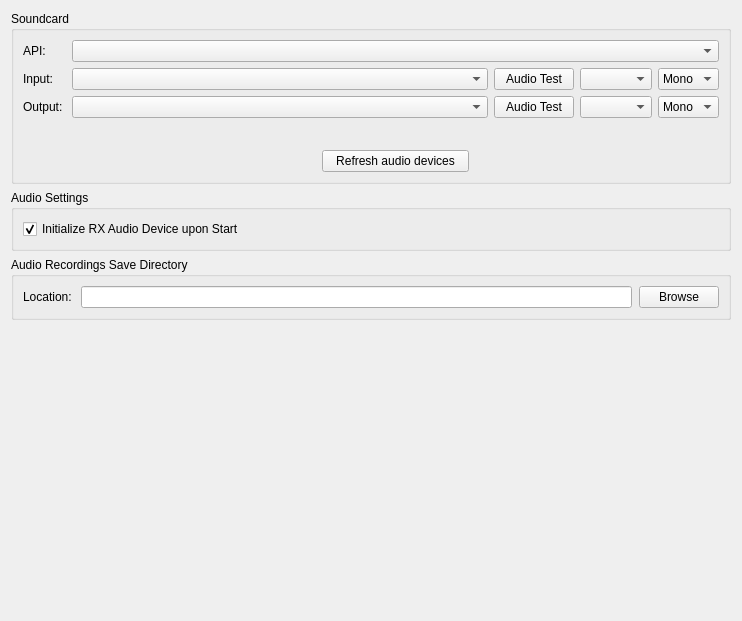
                      <widget class="QWidget" name="scrollAreaWidgetContents_audio_config">
                       <property name="geometry">
                        <rect>
                         <x>0</x>
                         <y>0</y>
                         <width>742</width>
                         <height>621</height>
                        </rect>
                       </property>
                       <layout class="QVBoxLayout" name="verticalLayout_29">
                        <item>
                         <widget class="QGroupBox" name="groupBox_soundcard">
                          <property name="title">
                           <string>Soundcard</string>
                          </property>
                          <layout class="QFormLayout" name="formLayout_3">
                           <item row="0" column="0">
                            <widget class="QLabel" name="label_soundcard_api">
                             <property name="text">
                              <string>API: </string>
                             </property>
                            </widget>
                           </item>
                           <item row="0" column="1">
                            <widget class="QComboBox" name="comboBox_soundcard_api">
                             <property name="sizePolicy">
                              <sizepolicy hsizetype="MinimumExpanding" vsizetype="Fixed">
                               <horstretch>0</horstretch>
                               <verstretch>0</verstretch>
                              </sizepolicy>
                             </property>
                             <property name="toolTip">
                              <string>The API through which Small World Deluxe interacts with via your operating system in order to communicate with any sound/multimedia devices.</string>
                             </property>
                            </widget>
                           </item>
                           <item row="1" column="0">
                            <widget class="QLabel" name="label_soundcard_input">
                             <property name="text">
                              <string>Input: </string>
                             </property>
                            </widget>
                           </item>
                           <item row="1" column="1">
                            <widget class="QFrame" name="frame_input_sound">
                             <property name="sizePolicy">
                              <sizepolicy hsizetype="MinimumExpanding" vsizetype="Preferred">
                               <horstretch>0</horstretch>
                               <verstretch>0</verstretch>
                              </sizepolicy>
                             </property>
                             <property name="frameShape">
                              <enum>QFrame::NoFrame</enum>
                             </property>
                             <property name="frameShadow">
                              <enum>QFrame::Plain</enum>
                             </property>
                             <layout class="QHBoxLayout" name="horizontalLayout_9">
                              <property name="leftMargin">
                               <number>0</number>
                              </property>
                              <property name="topMargin">
                               <number>0</number>
                              </property>
                              <property name="rightMargin">
                               <number>0</number>
                              </property>
                              <property name="bottomMargin">
                               <number>0</number>
                              </property>
                              <item>
                               <widget class="QComboBox" name="comboBox_soundcard_input">
                                <property name="sizePolicy">
                                 <sizepolicy hsizetype="MinimumExpanding" vsizetype="Fixed">
                                  <horstretch>0</horstretch>
                                  <verstretch>0</verstretch>
                                 </sizepolicy>
                                </property>
                                <property name="toolTip">
                                 <string>The input channel for your soundcard, which can be anything from a microphone or in this case, possibly a radio rig.</string>
                                </property>
                               </widget>
                              </item>
                              <item>
                               <widget class="QPushButton" name="pushButton_input_sound_test">
                                <property name="sizePolicy">
                                 <sizepolicy hsizetype="Maximum" vsizetype="Fixed">
                                  <horstretch>0</horstretch>
                                  <verstretch>0</verstretch>
                                 </sizepolicy>
                                </property>
                                <property name="toolTip">
                                 <string>Play an audio sample.</string>
                                </property>
                                <property name="text">
                                 <string>Audio Test</string>
                                </property>
                                <property name="autoDefault">
                                 <bool>false</bool>
                                </property>
                               </widget>
                              </item>
                              <item>
                               <widget class="QComboBox" name="comboBox_audio_input_sample_rate">
                                <property name="sizePolicy">
                                 <sizepolicy hsizetype="Maximum" vsizetype="Fixed">
                                  <horstretch>0</horstretch>
                                  <verstretch>0</verstretch>
                                 </sizepolicy>
                                </property>
                                <property name="maxVisibleItems">
                                 <number>12</number>
                                </property>
                               </widget>
                              </item>
                              <item>
                               <widget class="QComboBox" name="comboBox_soundcard_input_channels">
                                <property name="sizePolicy">
                                 <sizepolicy hsizetype="Maximum" vsizetype="Fixed">
                                  <horstretch>0</horstretch>
                                  <verstretch>0</verstretch>
                                 </sizepolicy>
                                </property>
                                <property name="toolTip">
                                 <string>Is the audio channel mono, stereo, etc.?</string>
                                </property>
                                <item>
                                 <property name="text">
                                  <string>Mono</string>
                                 </property>
                                </item>
                                <item>
                                 <property name="text">
                                  <string>Left</string>
                                 </property>
                                </item>
                                <item>
                                 <property name="text">
                                  <string>Right</string>
                                 </property>
                                </item>
                                <item>
                                 <property name="text">
                                  <string>Both</string>
                                 </property>
                                </item>
                               </widget>
                              </item>
                             </layout>
                            </widget>
                           </item>
                           <item row="2" column="0">
                            <widget class="QLabel" name="label_soundcard_output">
                             <property name="text">
                              <string>Output: </string>
                             </property>
                            </widget>
                           </item>
                           <item row="2" column="1">
                            <widget class="QFrame" name="frame_output_sound">
                             <property name="sizePolicy">
                              <sizepolicy hsizetype="MinimumExpanding" vsizetype="Preferred">
                               <horstretch>0</horstretch>
                               <verstretch>0</verstretch>
                              </sizepolicy>
                             </property>
                             <property name="frameShape">
                              <enum>QFrame::NoFrame</enum>
                             </property>
                             <property name="frameShadow">
                              <enum>QFrame::Plain</enum>
                             </property>
                             <layout class="QHBoxLayout" name="horizontalLayout_10">
                              <property name="leftMargin">
                               <number>0</number>
                              </property>
                              <property name="topMargin">
                               <number>0</number>
                              </property>
                              <property name="rightMargin">
                               <number>0</number>
                              </property>
                              <property name="bottomMargin">
                               <number>0</number>
                              </property>
                              <item>
                               <widget class="QComboBox" name="comboBox_soundcard_output">
                                <property name="sizePolicy">
                                 <sizepolicy hsizetype="MinimumExpanding" vsizetype="Fixed">
                                  <horstretch>0</horstretch>
                                  <verstretch>0</verstretch>
                                 </sizepolicy>
                                </property>
                                <property name="toolTip">
                                 <string>The output channel to your soundcard, where sounds produced from your computer are sent outwards to an external device, whether it be speakers or possibly in this case, a radio rig for transmission.</string>
                                </property>
                               </widget>
                              </item>
                              <item>
                               <widget class="QPushButton" name="pushButton_output_sound_test">
                                <property name="sizePolicy">
                                 <sizepolicy hsizetype="Maximum" vsizetype="Fixed">
                                  <horstretch>0</horstretch>
                                  <verstretch>0</verstretch>
                                 </sizepolicy>
                                </property>
                                <property name="toolTip">
                                 <string>Play an audio sample.</string>
                                </property>
                                <property name="text">
                                 <string>Audio Test</string>
                                </property>
                               </widget>
                              </item>
                              <item>
                               <widget class="QComboBox" name="comboBox_audio_output_sample_rate">
                                <property name="sizePolicy">
                                 <sizepolicy hsizetype="Maximum" vsizetype="Fixed">
                                  <horstretch>0</horstretch>
                                  <verstretch>0</verstretch>
                                 </sizepolicy>
                                </property>
                                <property name="maxVisibleItems">
                                 <number>12</number>
                                </property>
                               </widget>
                              </item>
                              <item>
                               <widget class="QComboBox" name="comboBox_soundcard_output_channels">
                                <property name="sizePolicy">
                                 <sizepolicy hsizetype="Maximum" vsizetype="Fixed">
                                  <horstretch>0</horstretch>
                                  <verstretch>0</verstretch>
                                 </sizepolicy>
                                </property>
                                <property name="toolTip">
                                 <string>Is the audio channel mono, stereo, etc.?</string>
                                </property>
                                <item>
                                 <property name="text">
                                  <string>Mono</string>
                                 </property>
                                </item>
                                <item>
                                 <property name="text">
                                  <string>Left</string>
                                 </property>
                                </item>
                                <item>
                                 <property name="text">
                                  <string>Right</string>
                                 </property>
                                </item>
                                <item>
                                 <property name="text">
                                  <string>Both</string>
                                 </property>
                                </item>
                               </widget>
                              </item>
                             </layout>
                            </widget>
                           </item>
                           <item row="3" column="0">
                            <spacer name="horizontalSpacer_3">
                             <property name="orientation">
                              <enum>Qt::Horizontal</enum>
                             </property>
                             <property name="sizeHint" stdset="0">
                              <size>
                               <width>40</width>
                               <height>20</height>
                              </size>
                             </property>
                            </spacer>
                           </item>
                           <item row="3" column="1">
                            <spacer name="horizontalSpacer_8">
                             <property name="orientation">
                              <enum>Qt::Horizontal</enum>
                             </property>
                             <property name="sizeHint" stdset="0">
                              <size>
                               <width>40</width>
                               <height>20</height>
                              </size>
                             </property>
                            </spacer>
                           </item>
                           <item row="4" column="1">
                            <widget class="QFrame" name="frame_audio_cache_button">
                             <property name="frameShape">
                              <enum>QFrame::NoFrame</enum>
                             </property>
                             <property name="frameShadow">
                              <enum>QFrame::Plain</enum>
                             </property>
                             <layout class="QHBoxLayout" name="horizontalLayout_15">
                              <property name="leftMargin">
                               <number>0</number>
                              </property>
                              <property name="topMargin">
                               <number>0</number>
                              </property>
                              <property name="rightMargin">
                               <number>0</number>
                              </property>
                              <property name="bottomMargin">
                               <number>0</number>
                              </property>
                              <item>
                               <spacer name="horizontalSpacer_9">
                                <property name="orientation">
                                 <enum>Qt::Horizontal</enum>
                                </property>
                                <property name="sizeHint" stdset="0">
                                 <size>
                                  <width>261</width>
                                  <height>20</height>
                                 </size>
                                </property>
                               </spacer>
                              </item>
                              <item>
                               <widget class="QPushButton" name="pushButton_refresh_audio_devices">
                                <property name="toolTip">
                                 <string>Refresh the enumerated audio devices, for if there have been any updates within the host operating system.</string>
                                </property>
                                <property name="text">
                                 <string>   Refresh audio devices   </string>
                                </property>
                               </widget>
                              </item>
                              <item>
                               <spacer name="horizontalSpacer_10">
                                <property name="orientation">
                                 <enum>Qt::Horizontal</enum>
                                </property>
                                <property name="sizeHint" stdset="0">
                                 <size>
                                  <width>261</width>
                                  <height>20</height>
                                 </size>
                                </property>
                               </spacer>
                              </item>
                             </layout>
                            </widget>
                           </item>
                          </layout>
                         </widget>
                        </item>
                        <item>
                         <widget class="QGroupBox" name="groupBox_audio_cfg_settings">
                          <property name="title">
                           <string>Audio Settings</string>
                          </property>
                          <layout class="QVBoxLayout" name="verticalLayout_21">
                           <item>
                            <widget class="QFrame" name="frame_audio_cfg_settings">
                             <property name="frameShape">
                              <enum>QFrame::NoFrame</enum>
                             </property>
                             <property name="frameShadow">
                              <enum>QFrame::Plain</enum>
                             </property>
                             <layout class="QFormLayout" name="formLayout">
                              <property name="horizontalSpacing">
                               <number>0</number>
                              </property>
                              <property name="verticalSpacing">
                               <number>7</number>
                              </property>
                              <property name="leftMargin">
                               <number>0</number>
                              </property>
                              <property name="topMargin">
                               <number>0</number>
                              </property>
                              <property name="rightMargin">
                               <number>0</number>
                              </property>
                              <property name="bottomMargin">
                               <number>0</number>
                              </property>
                              <item row="0" column="0">
                               <widget class="QCheckBox" name="checkBox_init_rx_audio_upon_start">
                                <property name="toolTip">
                                 <string>Whether you want the audio devices to appear in a formatted manner or not.</string>
                                </property>
                                <property name="text">
                                 <string>Initialize RX Audio Device upon Start</string>
                                </property>
                                <property name="checked">
                                 <bool>true</bool>
                                </property>
                               </widget>
                              </item>
                             </layout>
                            </widget>
                           </item>
                          </layout>
                         </widget>
                        </item>
                        <item>
                         <widget class="QGroupBox" name="groupBox_audio_save_loc">
                          <property name="title">
                           <string>Audio Recordings Save Directory</string>
                          </property>
                          <layout class="QFormLayout" name="formLayout_6">
                           <item row="0" column="0">
                            <widget class="QLabel" name="label_audio_save_loc">
                             <property name="text">
                              <string>Location: </string>
                             </property>
                            </widget>
                           </item>
                           <item row="0" column="1">
                            <widget class="QFrame" name="frame_audio_save_loc">
                             <property name="sizePolicy">
                              <sizepolicy hsizetype="MinimumExpanding" vsizetype="Preferred">
                               <horstretch>0</horstretch>
                               <verstretch>0</verstretch>
                              </sizepolicy>
                             </property>
                             <property name="frameShape">
                              <enum>QFrame::NoFrame</enum>
                             </property>
                             <property name="frameShadow">
                              <enum>QFrame::Plain</enum>
                             </property>
                             <layout class="QHBoxLayout" name="horizontalLayout_4">
                              <property name="spacing">
                               <number>7</number>
                              </property>
                              <property name="leftMargin">
                               <number>0</number>
                              </property>
                              <property name="topMargin">
                               <number>0</number>
                              </property>
                              <property name="rightMargin">
                               <number>0</number>
                              </property>
                              <property name="bottomMargin">
                               <number>0</number>
                              </property>
                              <item>
                               <widget class="QLineEdit" name="lineEdit_audio_save_loc">
                                <property name="sizePolicy">
                                 <sizepolicy hsizetype="Preferred" vsizetype="Fixed">
                                  <horstretch>0</horstretch>
                                  <verstretch>0</verstretch>
                                 </sizepolicy>
                                </property>
                               </widget>
                              </item>
                              <item>
                               <widget class="QPushButton" name="pushButton_audio_save_loc">
                                <property name="sizePolicy">
                                 <sizepolicy hsizetype="Maximum" vsizetype="Fixed">
                                  <horstretch>0</horstretch>
                                  <verstretch>0</verstretch>
                                 </sizepolicy>
                                </property>
                                <property name="text">
                                 <string>Browse</string>
                                </property>
                               </widget>
                              </item>
                             </layout>
                            </widget>
                           </item>
                          </layout>
                         </widget>
                        </item>
                        <item>
                         <spacer name="verticalSpacer">
                          <property name="orientation">
                           <enum>Qt::Vertical</enum>
                          </property>
                          <property name="sizeHint" stdset="0">
                           <size>
                            <width>20</width>
                            <height>40</height>
                           </size>
                          </property>
                         </spacer>
                        </item>
                       </layout>
                      </widget>
